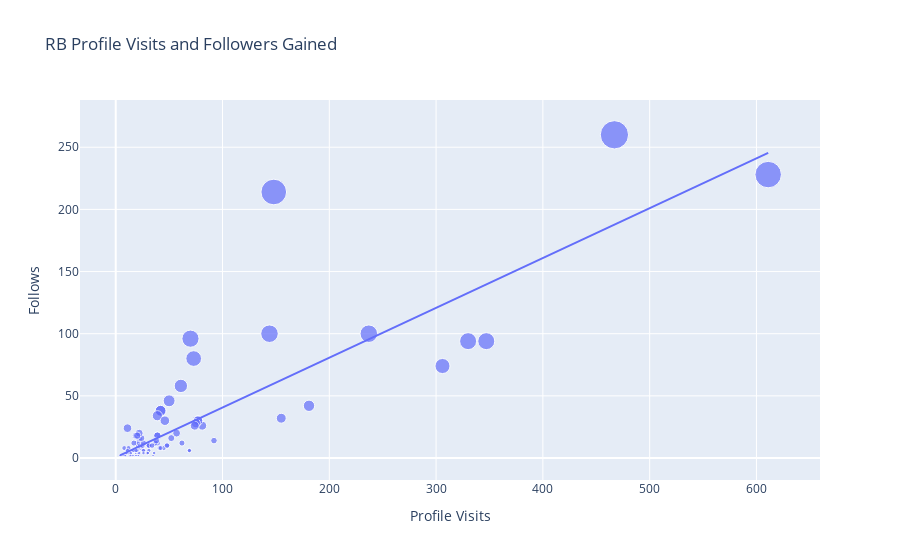

The notebook cell saved with this chart:
### Code cell
#So the conversation rate of my Instagram account is 41% which sounds like a very good conversation rate, 
#Let’s have a look at the relationship between the total profile visits and the number of followers gained from all profile visits:

figure = px.scatter(data_frame = data, x="Profile Visits",
                    y="Follows", size="Follows", trendline="ols", 
                    title = "RB Profile Visits and Followers Gained")
figure.show()

### Figure 1 — Plotly figure (JSON) as saved in the notebook; plotly's stock layout.template omitted (floating-point values rounded to 4 significant figures)
{"data": [{"hovertemplate": "Profile Visits=%{x}<br>Follows=%{marker.size}<extra></extra>", "legendgroup": "", "marker": {"color": "#636efa", "size": [2, 10, 12, 8, 0, 2, 0, 6, 4, 6, 4, 0, 2, 4, 42, 6, 2, 2, 30, 0, 0, 24, 100, 2, 4, 6, 6, 6, 2, 2, 20, 2, 4, 8, 26, 2, 2, 4, 0, 2, 94, 8, 18, 10, 4, 4, 4, 4, 18, 38, 10, 12, 4, 4, 74, 0, 6, 6, 0, 6, 12, 10, 8, 8, 46, 12, 10, 94, 6, 10, 6, 4, 12, 16, 12, 8, 32, 8, 16, 6, 10, 10, 6, 2, 2, 30, 0, 4, 4, 18, 38, 10, 2, 4, 6, 6, 6, 2, 2, 14, 8, 14, 28, 18, 12, 34, 26, 260, 16, 96, 20, 30, 58, 100, 80, 18, 10, 214, 228], "sizemode": "area", "sizeref": 0.65, "symbol": "circle"}, "mode": "markers", "name": "", "orientation": "v", "showlegend": false, "type": "scatter", "x": [35, 48, 62, 23, 8, 9, 26, 12, 36, 31, 29, 15, 8, 20, 181, 17, 16, 21, 77, 10, 9, 11, 144, 14, 10, 19, 69, 11, 19, 9, 57, 13, 11, 24, 81, 4, 7, 14, 18, 8, 330, 21, 19, 32, 19, 21, 14, 30, 39, 42, 31, 20, 12, 22, 306, 13, 26, 16, 15, 15, 39, 21, 8, 45, 50, 37, 25, 347, 26, 48, 16, 26, 17, 52, 22, 41, 155, 12, 22, 20, 23, 25, 17, 16, 21, 77, 10, 14, 30, 39, 42, 31, 14, 10, 19, 69, 11, 19, 9, 38, 42, 92, 75, 21, 26, 39, 74, 467, 24, 70, 22, 46, 61, 237, 73, 20, 34, 148, 611], "xaxis": "x", "y": [2, 10, 12, 8, 0, 2, 0, 6, 4, 6, 4, 0, 2, 4, 42, 6, 2, 2, 30, 0, 0, 24, 100, 2, 4, 6, 6, 6, 2, 2, 20, 2, 4, 8, 26, 2, 2, 4, 0, 2, 94, 8, 18, 10, 4, 4, 4, 4, 18, 38, 10, 12, 4, 4, 74, 0, 6, 6, 0, 6, 12, 10, 8, 8, 46, 12, 10, 94, 6, 10, 6, 4, 12, 16, 12, 8, 32, 8, 16, 6, 10, 10, 6, 2, 2, 30, 0, 4, 4, 18, 38, 10, 2, 4, 6, 6, 6, 2, 2, 14, 8, 14, 28, 18, 12, 34, 26, 260, 16, 96, 20, 30, 58, 100, 80, 18, 10, 214, 228], "yaxis": "y"}, {"hovertemplate": "<b>OLS trendline</b><br>Follows = 0.400884 * Profile Visits + 0.46283<br>R<sup>2</sup>=0.727868<br><br>Profile Visits=%{x}<br>Follows=%{y} <b>(trend)</b><extra></extra>", "legendgroup": "", "marker": {"color": "#636efa", "symbol": "circle"}, "mode": "lines", "name": "", "showlegend": false, "type": "scatter", "x": [4, 7, 8, 8, 8, 8, 9, 9, 9, 9, 10, 10, 10, 10, 11, 11, 11, 11, 12, 12, 12, 13, 13, 14, 14, 14, 14, 14, 15, 15, 15, 16, 16, 16, 16, 17, 17, 17, 18, 19, 19, 19, 19, 19, 19, 20, 20, 20, 20, 21, 21, 21, 21, 21, 21, 22, 22, 22, 22, 23, 23, 24, 24, 25, 25, 26, 26, 26, 26, 26, 29, 30, 30, 31, 31, 31, 32, 34, 35, 36, 37, 38, 39, 39, 39, 39, 41, 42, 42, 42, 45, 46, 48, 48, 50, 52, 57, 61, 62, 69, 69, 70, 73, 74, 75, 77, 77, 81, 92, 144, 148, 155, 181, 237, 306, 330, 347, 467, 611], "xaxis": "x", "y": [2.066, 3.269, 3.67, 3.67, 3.67, 3.67, 4.071, 4.071, 4.071, 4.071, 4.472, 4.472, 4.472, 4.472, 4.873, 4.873, 4.873, 4.873, 5.273, 5.273, 5.273, 5.674, 5.674, 6.075, 6.075, 6.075, 6.075, 6.075, 6.476, 6.476, 6.476, 6.877, 6.877, 6.877, 6.877, 7.278, 7.278, 7.278, 7.679, 8.08, 8.08, 8.08, 8.08, 8.08, 8.08, 8.481, 8.481, 8.481, 8.481, 8.881, 8.881, 8.881, 8.881, 8.881, 8.881, 9.282, 9.282, 9.282, 9.282, 9.683, 9.683, 10.08, 10.08, 10.48, 10.48, 10.89, 10.89, 10.89, 10.89, 10.89, 12.09, 12.49, 12.49, 12.89, 12.89, 12.89, 13.29, 14.09, 14.49, 14.89, 15.3, 15.7, 16.1, 16.1, 16.1, 16.1, 16.9, 17.3, 17.3, 17.3, 18.5, 18.9, 19.71, 19.71, 20.51, 21.31, 23.31, 24.92, 25.32, 28.12, 28.12, 28.52, 29.73, 30.13, 30.53, 31.33, 31.33, 32.93, 37.34, 58.19, 59.79, 62.6, 73.02, 95.47, 123.1, 132.8, 139.6, 187.7, 245.4], "yaxis": "y"}], "layout": {"legend": {"itemsizing": "constant", "tracegroupgap": 0}, "title": {"text": "RB Profile Visits and Followers Gained"}, "xaxis": {"anchor": "y", "domain": [0, 1], "title": {"text": "Profile Visits"}}, "yaxis": {"anchor": "x", "domain": [0, 1], "title": {"text": "Follows"}}}}
